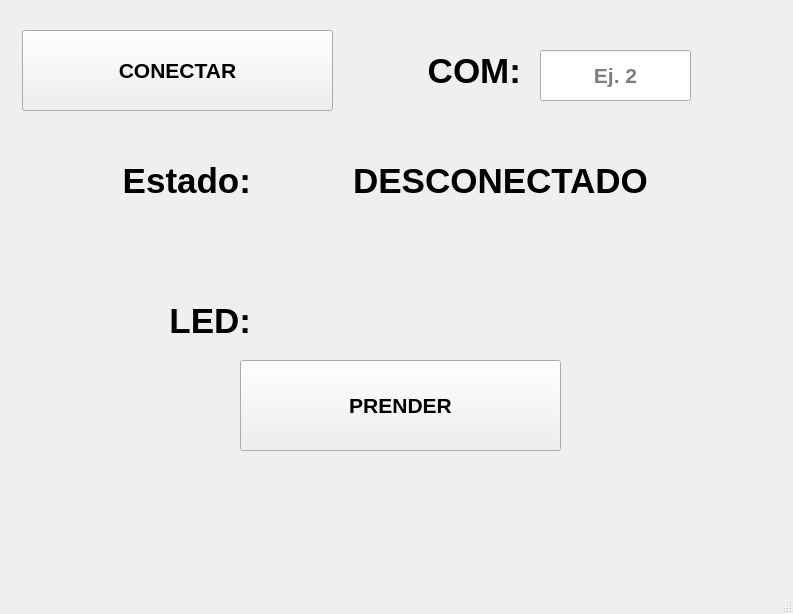
<?xml version="1.0" encoding="UTF-8"?>
<ui version="4.0">
 <class>MainWindow</class>
 <widget class="QMainWindow" name="MainWindow">
  <property name="geometry">
   <rect>
    <x>0</x>
    <y>0</y>
    <width>793</width>
    <height>614</height>
   </rect>
  </property>
  <property name="windowTitle">
   <string>MainWindow</string>
  </property>
  <widget class="QWidget" name="centralwidget">
   <widget class="QPushButton" name="btn_conexion">
    <property name="geometry">
     <rect>
      <x>22</x>
      <y>30</y>
      <width>311</width>
      <height>81</height>
     </rect>
    </property>
    <property name="font">
     <font>
      <pointsize>16</pointsize>
      <weight>75</weight>
      <bold>true</bold>
     </font>
    </property>
    <property name="text">
     <string>CONECTAR</string>
    </property>
   </widget>
   <widget class="QLabel" name="label">
    <property name="geometry">
     <rect>
      <x>370</x>
      <y>30</y>
      <width>151</width>
      <height>81</height>
     </rect>
    </property>
    <property name="font">
     <font>
      <pointsize>26</pointsize>
      <weight>75</weight>
      <bold>true</bold>
     </font>
    </property>
    <property name="text">
     <string>COM:</string>
    </property>
    <property name="alignment">
     <set>Qt::AlignRight|Qt::AlignTrailing|Qt::AlignVCenter</set>
    </property>
   </widget>
   <widget class="QLineEdit" name="txt_com">
    <property name="geometry">
     <rect>
      <x>540</x>
      <y>50</y>
      <width>151</width>
      <height>51</height>
     </rect>
    </property>
    <property name="font">
     <font>
      <pointsize>16</pointsize>
      <weight>75</weight>
      <bold>true</bold>
     </font>
    </property>
    <property name="toolTip">
     <string>Ingresa el número del COM</string>
    </property>
    <property name="alignment">
     <set>Qt::AlignCenter</set>
    </property>
    <property name="placeholderText">
     <string>Ej. 2</string>
    </property>
   </widget>
   <widget class="QLabel" name="label_2">
    <property name="geometry">
     <rect>
      <x>30</x>
      <y>140</y>
      <width>221</width>
      <height>81</height>
     </rect>
    </property>
    <property name="font">
     <font>
      <pointsize>26</pointsize>
      <weight>75</weight>
      <bold>true</bold>
     </font>
    </property>
    <property name="text">
     <string>Estado:</string>
    </property>
    <property name="alignment">
     <set>Qt::AlignRight|Qt::AlignTrailing|Qt::AlignVCenter</set>
    </property>
   </widget>
   <widget class="QLabel" name="txt_estado">
    <property name="geometry">
     <rect>
      <x>280</x>
      <y>140</y>
      <width>441</width>
      <height>81</height>
     </rect>
    </property>
    <property name="font">
     <font>
      <pointsize>26</pointsize>
      <weight>75</weight>
      <bold>true</bold>
     </font>
    </property>
    <property name="text">
     <string>DESCONECTADO</string>
    </property>
    <property name="alignment">
     <set>Qt::AlignCenter</set>
    </property>
   </widget>
   <widget class="QLabel" name="label_3">
    <property name="geometry">
     <rect>
      <x>30</x>
      <y>280</y>
      <width>221</width>
      <height>81</height>
     </rect>
    </property>
    <property name="font">
     <font>
      <pointsize>26</pointsize>
      <weight>75</weight>
      <bold>true</bold>
     </font>
    </property>
    <property name="text">
     <string>LED:</string>
    </property>
    <property name="alignment">
     <set>Qt::AlignRight|Qt::AlignTrailing|Qt::AlignVCenter</set>
    </property>
   </widget>
   <widget class="QPushButton" name="btn_accion">
    <property name="geometry">
     <rect>
      <x>240</x>
      <y>360</y>
      <width>321</width>
      <height>91</height>
     </rect>
    </property>
    <property name="font">
     <font>
      <pointsize>16</pointsize>
      <weight>75</weight>
      <bold>true</bold>
     </font>
    </property>
    <property name="text">
     <string>PRENDER</string>
    </property>
   </widget>
  </widget>
  <widget class="QMenuBar" name="menubar">
   <property name="geometry">
    <rect>
     <x>0</x>
     <y>0</y>
     <width>793</width>
     <height>26</height>
    </rect>
   </property>
  </widget>
  <widget class="QStatusBar" name="statusbar"/>
 </widget>
 <resources/>
 <connections/>
</ui>
